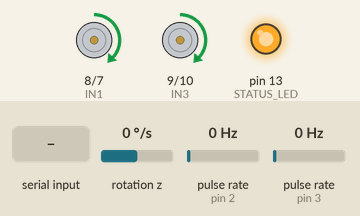
This sketch was run on a simulated Arduino Uno, built with avr-gcc and run on an emulated ATmega328P. Parts: motor-driver pin pairs drawn as motors (green arrow = first pin HIGH = forward, orange = second pin HIGH = backward, longer = more drive, scaled by the enable pin), output pins drawn as LEDs (lit = HIGH). Wiring (inferred from the names in the program): 2 × pulse sensor: data pin 2 / data pin 3; MPU-6050 motion sensor at I2C address 0x68. The inputs (shaded band) are chosen by the test bench; at power-on: rotation z 0 °/s, pulse rate (sensors on pin 2, pin 3) 0 Hz. What the sketch prints to the serial monitor is not drawn.

Above: at 10.7 s.
10.8 s: "b" received over Serial
At 11.27 s:
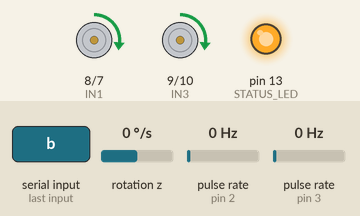
At 13.4 s:
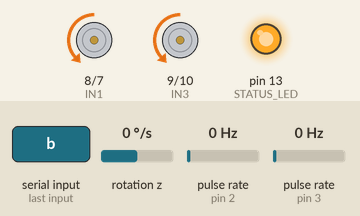
13.8 s: "r" received over Serial
At 16.6 s:
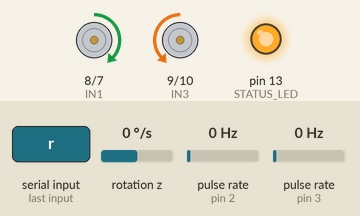
16.8 s: rotation z set to -26 °/s
19.8 s: rotation z set to -34 °/s
21.6 s: "l" received over Serial
At 23.2 s:
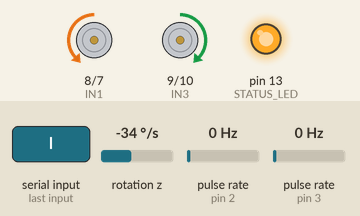
24.6 s: "f" received over Serial
Timing chart, 0 to 27.9 s (numbered marks = the images above; inputs shaded):
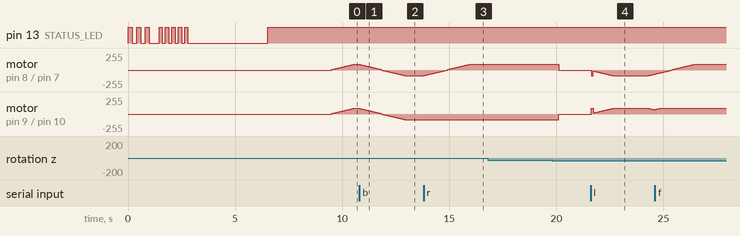

The sketch:

odometry_code.ino
```cpp
#include <Wire.h>

// =====================================================
//                      STATUS LED
// =====================================================
#define STATUS_LED 13

bool mpuReady = false;

// =====================================================
//                      MOTOR PINS
// =====================================================
#define ENA 6
#define IN1 8
#define IN2 7

#define ENB 5
#define IN3 9
#define IN4 10

// =====================================================
//                     ENCODER PINS
// =====================================================
#define LEFT_ENC 3
#define RIGHT_ENC 2

volatile long leftTicks = 0;
volatile long rightTicks = 0;

long lastLeftTicks = 0;
long lastRightTicks = 0;

// =====================================================
//                       MPU RAW
// =====================================================
#define MPU_ADDR 0x68
#define MPU_PWR_MGMT_1 0x6B
#define MPU_GYRO_CONFIG 0x1B
#define MPU_CONFIG 0x1A
#define MPU_GYRO_ZOUT_H 0x47
#define MPU_WHO_AM_I 0x75

float yawAngle = 0.0;
float targetYaw = 0.0;
float gyroZOffset = 0.0;

unsigned long lastIMUTime = 0;

// Set to -1 if yaw direction reverses when robot is manually turned clockwise
int IMU_YAW_SIGN = 1;

// =====================================================
//                  ROBOT GEOMETRY
// =====================================================
float wheelDiameterMM = 65.0;

// 20-slot encoder disk + CHANGE interrupt.
// 20 slots with CHANGE interrupt typically yield 40 ticks/rev.
float ticksPerWheelRev = 40.0;

// =====================================================
//                    ODOMETRY
// =====================================================
float robotX = 0.0;
float robotY = 0.0;
float robotTheta = 0.0;

float linearVelocityMMs = 0.0;
float angularVelocityDegS = 0.0;

// =====================================================
//                 MOTOR DIRECTION SETTINGS
// =====================================================
// Set value to -1 if motor rotates in reverse on forward command
int LEFT_DIR = 1;
int RIGHT_DIR = 1;

// =====================================================
//                    PWM SETTINGS
// =====================================================
int minPWM = 80;
int maxPWM = 88;

int leftPWM = 0;
int rightPWM = 0;

int maxPWMChangePerCycle = 8;

// =====================================================
//               ENCODER SPEED CONTROL
// =====================================================
float targetLeftTicksPerSec = 0.0;
float targetRightTicksPerSec = 0.0;

float leftSpeedTicksPerSec = 0.0;
float rightSpeedTicksPerSec = 0.0;

float KpSpeed = 1.5;
float KiSpeed = 0.10;

float leftSpeedIntegral = 0.0;
float rightSpeedIntegral = 0.0;

float speedIntegralLimit = 250.0;

// =====================================================
//                  IMU HEADING CONTROL
// =====================================================
float KpHeading = 0.4;
float maxHeadingCorrection = 25.0;

float baseTicksPerSec = 70.0;
float turnTicksPerSec = 100.0;

float turnToleranceDeg = 2.0;

// =====================================================
//                     CONTROL TIME
// =====================================================
unsigned long lastControlTime = 0;
unsigned long lastPrintTime = 0;

const unsigned long controlInterval = 100;

// =====================================================
//                  AUTO DRIVE TEST
// =====================================================
unsigned long autoDriveStartTime = 0;
bool autoDriveActive = false;

// Initial battery drive test duration (20 seconds)
const unsigned long autoDriveDuration = 20000;

// =====================================================
//                    MOTION MODE
// =====================================================
enum MotionMode { STOPPED, DRIVE_STRAIGHT, TURN_TO_ANGLE };

MotionMode motionMode = STOPPED;

// =====================================================
//                    ENCODER ISR
// =====================================================
void leftEncoderISR() { leftTicks++; }

void rightEncoderISR() { rightTicks++; }

// =====================================================
//                    LED HELPERS
// =====================================================
void blinkStatusLED(int times, int delayMs) {
  for (int i = 0; i < times; i++) {
    digitalWrite(STATUS_LED, HIGH);
    delay(delayMs);
    digitalWrite(STATUS_LED, LOW);
    delay(delayMs);
  }
}

void showFatalErrorLED() {
  stopMotors();

  while (1) {
    digitalWrite(STATUS_LED, HIGH);
    delay(100);
    digitalWrite(STATUS_LED, LOW);
    delay(100);
  }
}

// =====================================================
//                    ANGLE HELPERS
// =====================================================
float normalizeAngle(float angle) {
  while (angle > 180.0)
    angle -= 360.0;
  while (angle < -180.0)
    angle += 360.0;
  return angle;
}

float angleError(float target, float current) {
  return normalizeAngle(target - current);
}

// =====================================================
//                    MPU RAW HELPERS
// =====================================================
void writeMPURegister(byte reg, byte value) {
  Wire.beginTransmission(MPU_ADDR);
  Wire.write(reg);
  Wire.write(value);
  Wire.endTransmission();
}

byte readMPURegister(byte reg) {
  Wire.beginTransmission(MPU_ADDR);
  Wire.write(reg);

  byte error = Wire.endTransmission(false);

  if (error != 0) {
    Serial.print("I2C endTransmission error: ");
    Serial.println(error);
    return 0xFF;
  }

  byte count = Wire.requestFrom(MPU_ADDR, 1);

  if (count == 1 && Wire.available()) {
    return Wire.read();
  }

  Serial.println("I2C requestFrom did not respond.");
  return 0xFF;
}

int16_t readMPUWord(byte reg) {
  Wire.beginTransmission(MPU_ADDR);
  Wire.write(reg);

  byte error = Wire.endTransmission(false);

  if (error != 0) {
    return 0;
  }

  byte count = Wire.requestFrom(MPU_ADDR, 2);

  if (count == 2 && Wire.available() >= 2) {
    int16_t value = Wire.read() << 8 | Wire.read();
    return value;
  }

  return 0;
}

int16_t readGyroZRaw() { return readMPUWord(MPU_GYRO_ZOUT_H); }

bool testMPUConnection() {
  byte whoami = readMPURegister(MPU_WHO_AM_I);

  Serial.print("MPU WHO_AM_I: 0x");
  Serial.println(whoami, HEX);

  if (whoami == 0xFF) {
    Serial.println("Failed to read MPU register.");
    return false;
  }

  int16_t gyro1 = readGyroZRaw();
  delay(20);
  int16_t gyro2 = readGyroZRaw();

  Serial.print("GyroZ test 1: ");
  Serial.println(gyro1);

  Serial.print("GyroZ test 2: ");
  Serial.println(gyro2);

  return true;
}

void setupMPU6050Raw() {
  Wire.begin();
  Wire.setClock(100000);
  Wire.setWireTimeout(3000, true);

  delay(100);

  Serial.println("Testing MPU connection...");

  if (!testMPUConnection()) {
    Serial.println("MPU connection test FAILED.");
    mpuReady = false;
    return;
  }

  // Wake up from sleep mode
  writeMPURegister(MPU_PWR_MGMT_1, 0x00);
  delay(100);

  // Low-pass filter configuration
  writeMPURegister(MPU_CONFIG, 0x05);
  delay(10);

  // Gyro scale range +-500 deg/s (FS_SEL = 1 -> 0x08)
  writeMPURegister(MPU_GYRO_CONFIG, 0x08);
  delay(10);

  int16_t gyroZ = readGyroZRaw();

  Serial.print("MPU final GyroZ test: ");
  Serial.println(gyroZ);

  mpuReady = true;

  Serial.println("MPU raw register mode initialized.");
}

// =====================================================
//                    MOTOR RAW CONTROL
// =====================================================
void setLeftMotorRaw(int pwm) {
  pwm = constrain(pwm, -255, 255);

  if (pwm > 0) {
    digitalWrite(IN1, HIGH);
    digitalWrite(IN2, LOW);
    analogWrite(ENA, pwm);
  } else if (pwm < 0) {
    digitalWrite(IN1, LOW);
    digitalWrite(IN2, HIGH);
    analogWrite(ENA, -pwm);
  } else {
    digitalWrite(IN1, LOW);
    digitalWrite(IN2, LOW);
    analogWrite(ENA, 0);
  }
}

void setRightMotorRaw(int pwm) {
  pwm = constrain(pwm, -255, 255);

  if (pwm > 0) {
    digitalWrite(IN3, HIGH);
    digitalWrite(IN4, LOW);
    analogWrite(ENB, pwm);
  } else if (pwm < 0) {
    digitalWrite(IN3, LOW);
    digitalWrite(IN4, HIGH);
    analogWrite(ENB, -pwm);
  } else {
    digitalWrite(IN3, LOW);
    digitalWrite(IN4, LOW);
    analogWrite(ENB, 0);
  }
}

void setLeftMotor(int pwm) { setLeftMotorRaw(pwm * LEFT_DIR); }

void setRightMotor(int pwm) { setRightMotorRaw(pwm * RIGHT_DIR); }

int smoothPWM(int currentPWM, int targetPWM) {
  if (targetPWM > currentPWM + maxPWMChangePerCycle) {
    return currentPWM + maxPWMChangePerCycle;
  }

  if (targetPWM < currentPWM - maxPWMChangePerCycle) {
    return currentPWM - maxPWMChangePerCycle;
  }

  return targetPWM;
}

void stopMotors() {
  motionMode = STOPPED;

  targetLeftTicksPerSec = 0.0;
  targetRightTicksPerSec = 0.0;

  leftSpeedIntegral = 0.0;
  rightSpeedIntegral = 0.0;

  leftPWM = 0;
  rightPWM = 0;

  setLeftMotor(0);
  setRightMotor(0);
}

// =====================================================
//                    GYRO CALIBRATION
// =====================================================
void calibrateGyroZ() {
  Serial.println("Gyro Z calibration started.");
  Serial.println("Keep robot stationary.");

  long sum = 0;
  const int samples = 1000;

  for (int i = 0; i < samples; i++) {
    int16_t gyroZRaw = readGyroZRaw();
    sum += gyroZRaw;
    delay(3);
  }

  gyroZOffset = sum / (float)samples;

  Serial.print("gyroZOffset raw: ");
  Serial.println(gyroZOffset, 3);
}

// =====================================================
//                    IMU UPDATE
// =====================================================
void updateIMU() {
  if (!mpuReady)
    return;

  unsigned long now = millis();
  float dt = (now - lastIMUTime) / 1000.0;

  if (dt < 0.005)
    return;

  lastIMUTime = now;

  int16_t gyroZRaw = readGyroZRaw();

  // Gyro scale +-500 deg/s. Sensitivity: 65.5 LSB / (deg/s)
  float gyroZDegPerSec = (gyroZRaw - gyroZOffset) / 65.5;

  angularVelocityDegS = IMU_YAW_SIGN * gyroZDegPerSec;

  yawAngle += angularVelocityDegS * dt;
  yawAngle = normalizeAngle(yawAngle);

  robotTheta = yawAngle;
}

// =====================================================
//                    RESET
// =====================================================
void resetEncodersAndOdometry() {
  noInterrupts();
  leftTicks = 0;
  rightTicks = 0;
  interrupts();

  lastLeftTicks = 0;
  lastRightTicks = 0;

  leftSpeedTicksPerSec = 0.0;
  rightSpeedTicksPerSec = 0.0;

  leftSpeedIntegral = 0.0;
  rightSpeedIntegral = 0.0;

  robotX = 0.0;
  robotY = 0.0;
  robotTheta = 0.0;

  yawAngle = 0.0;
  targetYaw = 0.0;

  linearVelocityMMs = 0.0;
  angularVelocityDegS = 0.0;

  lastIMUTime = millis();
}

// =====================================================
//                    ODOMETRY
// =====================================================
void updateOdometry(long deltaLeftTicks, long deltaRightTicks, float dt) {
  float wheelCircumferenceMM = 3.14159 * wheelDiameterMM;

  float leftDistMM = (deltaLeftTicks / ticksPerWheelRev) * wheelCircumferenceMM;
  float rightDistMM =
      (deltaRightTicks / ticksPerWheelRev) * wheelCircumferenceMM;

  float centerDistMM = (leftDistMM + rightDistMM) / 2.0;

  if (dt > 0.0) {
    linearVelocityMMs = centerDistMM / dt;
  } else {
    linearVelocityMMs = 0.0;
  }

  float thetaRad = robotTheta * 3.14159 / 180.0;

  robotX += centerDistMM * cos(thetaRad);
  robotY += centerDistMM * sin(thetaRad);
}

// =====================================================
//                ENCODER SPEED UPDATE
// =====================================================
void updateEncoderSpeeds(float dt) {
  long currentLeftTicks;
  long currentRightTicks;

  noInterrupts();
  currentLeftTicks = leftTicks;
  currentRightTicks = rightTicks;
  interrupts();

  long rawDeltaLeft = currentLeftTicks - lastLeftTicks;
  long rawDeltaRight = currentRightTicks - lastRightTicks;

  lastLeftTicks = currentLeftTicks;
  lastRightTicks = currentRightTicks;

  // Single-channel speed encoder does not detect direction.
  // Direction is estimated from target motor command.
  int leftMotionSign = targetLeftTicksPerSec >= 0 ? 1 : -1;
  int rightMotionSign = targetRightTicksPerSec >= 0 ? 1 : -1;

  long deltaLeft = rawDeltaLeft * leftMotionSign;
  long deltaRight = rawDeltaRight * rightMotionSign;

  if (dt > 0.0) {
    leftSpeedTicksPerSec = deltaLeft / dt;
    rightSpeedTicksPerSec = deltaRight / dt;
  } else {
    leftSpeedTicksPerSec = 0.0;
    rightSpeedTicksPerSec = 0.0;
  }

  updateOdometry(deltaLeft, deltaRight, dt);
}

// =====================================================
//                 MOTION COMMANDS
// =====================================================
void startDriveStraight(float ticksPerSec) {
  motionMode = DRIVE_STRAIGHT;

  baseTicksPerSec = ticksPerSec;
  targetYaw = yawAngle;

  leftSpeedIntegral = 0.0;
  rightSpeedIntegral = 0.0;

  Serial.print("Drive straight initiated. TargetYaw: ");
  Serial.println(targetYaw);
}

void startTurnRelative(float angleDeg) {
  motionMode = TURN_TO_ANGLE;

  targetYaw = normalizeAngle(yawAngle + angleDeg);

  leftSpeedIntegral = 0.0;
  rightSpeedIntegral = 0.0;

  Serial.print("Turn initiated. TargetYaw: ");
  Serial.println(targetYaw);
}

// =====================================================
//                 HIGH LEVEL MOTION CONTROL
// =====================================================
void updateMotionControl() {
  if (motionMode == STOPPED) {
    targetLeftTicksPerSec = 0.0;
    targetRightTicksPerSec = 0.0;
    return;
  }

  if (motionMode == DRIVE_STRAIGHT) {
    float err = angleError(targetYaw, yawAngle);

    float headingCorrection = KpHeading * err;

    headingCorrection = constrain(headingCorrection, -maxHeadingCorrection,
                                  maxHeadingCorrection);

    targetLeftTicksPerSec = baseTicksPerSec - headingCorrection;
    targetRightTicksPerSec = baseTicksPerSec + headingCorrection;

    /*
      If heading correction diverges instead of correcting, swap signs:
      targetLeftTicksPerSec = baseTicksPerSec + headingCorrection;
      targetRightTicksPerSec = baseTicksPerSec - headingCorrection;
    */
  }

  if (motionMode == TURN_TO_ANGLE) {
    float err = angleError(targetYaw, yawAngle);

    if (abs(err) <= turnToleranceDeg) {
      stopMotors();
      Serial.println("Target heading angle reached.");
      return;
    }

    float turnCommand = KpHeading * err;
    turnCommand = constrain(turnCommand, -turnTicksPerSec, turnTicksPerSec);

    targetLeftTicksPerSec = -turnCommand;
    targetRightTicksPerSec = turnCommand;

    /*
      If turning direction is inverted, swap signs:
      targetLeftTicksPerSec = turnCommand;
      targetRightTicksPerSec = -turnCommand;
    */
  }
}

// =====================================================
//               ENCODER PI TO PWM CONTROL
// =====================================================
int computeMotorPWM(float targetSpeed, float actualSpeed, float &integral,
                    int currentPWM, int minPWMVal) {
  if (abs(targetSpeed) < 1.0) {
    integral = 0.0;
    return 0;
  }

  float error = targetSpeed - actualSpeed;
  integral += error;
  integral = constrain(integral, -speedIntegralLimit, speedIntegralLimit);

  int pwmChange = KpSpeed * error + KiSpeed * integral;
  int targetPWM = currentPWM + pwmChange;
  int sign = targetSpeed > 0 ? 1 : -1;
  int absPWM = constrain(abs(targetPWM), minPWMVal, maxPWM);

  return sign * absPWM;
}

void updateMotorPWM() {
  int newLeftPWM = computeMotorPWM(targetLeftTicksPerSec, leftSpeedTicksPerSec,
                                   leftSpeedIntegral, leftPWM, 80);
  int newRightPWM =
      computeMotorPWM(targetRightTicksPerSec, rightSpeedTicksPerSec,
                      rightSpeedIntegral, rightPWM, 88);

  leftPWM = smoothPWM(leftPWM, newLeftPWM);
  rightPWM = smoothPWM(rightPWM, newRightPWM);

  leftPWM = constrain(leftPWM, -maxPWM, maxPWM);
  rightPWM = constrain(rightPWM, -maxPWM, maxPWM);

  setLeftMotor(leftPWM);
  setRightMotor(rightPWM);
}

// =====================================================
//                    OPTIONAL SERIAL COMMANDS
// =====================================================
// Used for interactive serial teleop during USB testing.
// f = forward, b = backward, s = stop, r = right 90, l = left 90
void handleSerialCommands() {
  if (!Serial.available())
    return;

  char cmd = Serial.read();

  Serial.print("Received Command: ");
  Serial.println(cmd);

  if (cmd == 'f') {
    startDriveStraight(120);
    autoDriveActive = false;
  } else if (cmd == 'b') {
    startDriveStraight(-120);
    autoDriveActive = false;
  } else if (cmd == 's') {
    stopMotors();
    autoDriveActive = false;
    Serial.println("Robot stopped.");
  } else if (cmd == 'r') {
    startTurnRelative(-90);
    autoDriveActive = false;
  } else if (cmd == 'l') {
    startTurnRelative(90);
    autoDriveActive = false;
  } else if (cmd == 'z') {
    stopMotors();
    autoDriveActive = false;
    resetEncodersAndOdometry();
    Serial.println("Odometry and yaw reset.");
  } else if (cmd == 'e') {
    IMU_YAW_SIGN *= -1;
    Serial.print("IMU_YAW_SIGN: ");
    Serial.println(IMU_YAW_SIGN);
  }
}

// =====================================================
//                    DEBUG PRINT
// =====================================================
void printStatus() {
  long currentLeftTicks;
  long currentRightTicks;

  noInterrupts();
  currentLeftTicks = leftTicks;
  currentRightTicks = rightTicks;
  interrupts();

  Serial.print("Mode: ");
  if (motionMode == STOPPED)
    Serial.print("STOPPED");
  if (motionMode == DRIVE_STRAIGHT)
    Serial.print("DRIVE_STRAIGHT");
  if (motionMode == TURN_TO_ANGLE)
    Serial.print("TURN_TO_ANGLE");

  Serial.print(" | LTicks: ");
  Serial.print(currentLeftTicks);

  Serial.print(" | RTicks: ");
  Serial.print(currentRightTicks);

  Serial.print(" | LSpeed: ");
  Serial.print(leftSpeedTicksPerSec);

  Serial.print(" | RSpeed: ");
  Serial.print(rightSpeedTicksPerSec);

  Serial.print(" | LTgt: ");
  Serial.print(targetLeftTicksPerSec);

  Serial.print(" | RTgt: ");
  Serial.print(targetRightTicksPerSec);

  Serial.print(" | LPWM: ");
  Serial.print(leftPWM);

  Serial.print(" | RPWM: ");
  Serial.print(rightPWM);

  Serial.print(" | Yaw: ");
  Serial.print(yawAngle);

  Serial.print(" | TargetYaw: ");
  Serial.print(targetYaw);

  Serial.print(" | YawErr: ");
  Serial.print(angleError(targetYaw, yawAngle));

  Serial.print(" | X(mm): ");
  Serial.print(robotX);

  Serial.print(" | Y(mm): ");
  Serial.print(robotY);

  Serial.print(" | V(mm/s): ");
  Serial.print(linearVelocityMMs);

  Serial.print(" | W(deg/s): ");
  Serial.print(angularVelocityDegS);

  Serial.print(" | IMUSign: ");
  Serial.print(IMU_YAW_SIGN);

  Serial.println();
}

// =====================================================
//                       SETUP
// =====================================================
void setup() {
  Serial.begin(115200);

  pinMode(STATUS_LED, OUTPUT);
  digitalWrite(STATUS_LED, LOW);

  pinMode(ENA, OUTPUT);
  pinMode(IN1, OUTPUT);
  pinMode(IN2, OUTPUT);

  pinMode(ENB, OUTPUT);
  pinMode(IN3, OUTPUT);
  pinMode(IN4, OUTPUT);

  pinMode(LEFT_ENC, INPUT_PULLUP);
  pinMode(RIGHT_ENC, INPUT_PULLUP);

  attachInterrupt(digitalPinToInterrupt(LEFT_ENC), leftEncoderISR, CHANGE);
  attachInterrupt(digitalPinToInterrupt(RIGHT_ENC), rightEncoderISR, CHANGE);

  stopMotors();

  Serial.println("Initializing robot firmware...");
  Serial.println("Starting MPU raw register configuration...");

  blinkStatusLED(3, 200);

  setupMPU6050Raw();

  if (!mpuReady) {
    Serial.println("MPU not ready. System halted.");
    showFatalErrorLED();
  }

  Serial.println("Hold robot stationary during gyro calibration.");
  blinkStatusLED(5, 150);

  calibrateGyroZ();

  resetEncodersAndOdometry();

  lastControlTime = millis();
  lastIMUTime = millis();
  lastPrintTime = millis();

  Serial.println("System ready.");
  Serial.println("Automatic drive test starting in 3 seconds...");

  digitalWrite(STATUS_LED, HIGH);

  delay(3000);

  startDriveStraight(120);
  autoDriveStartTime = millis();
  autoDriveActive = true;
}

// =====================================================
//                        LOOP
// =====================================================
void loop() {
  handleSerialCommands();

  updateIMU();

  unsigned long now = millis();

  if (now - lastControlTime >= controlInterval) {
    float dt = (now - lastControlTime) / 1000.0;
    lastControlTime = now;

    updateEncoderSpeeds(dt);
    updateMotionControl();
    updateMotorPWM();
  }

  if (autoDriveActive && millis() - autoDriveStartTime >= autoDriveDuration) {
    stopMotors();
    autoDriveActive = false;
    Serial.println("Automated test drive completed. Robot stopped.");
  }

  if (now - lastPrintTime >= 200) {
    lastPrintTime = now;
    printStatus();
  }
}
```

Measured:
- after the input at 10.8 s, motor on pin 8 (IN1) / pin 7 (IN2), motor on pin 9 (IN3) / pin 10 (IN4): moves from forward 88/255 to backward 88/255 over 2.1 s, starting at once
- after the input at 13.8 s, motor on pin 8 (IN1) / pin 7 (IN2): moves from backward 88/255 to forward 88/255 over 2.1 s, starting at once
- after the input at 16.8 s, every drawn part: stays the same
